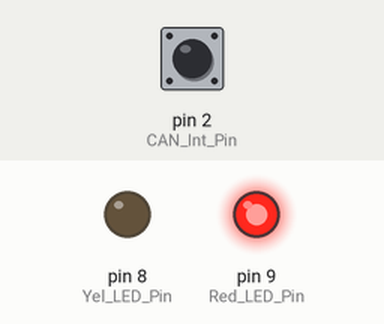
Recording of a sketch running on a simulated Arduino Nano, built with avr-gcc and run on an emulated ATmega328P. Parts: output pins drawn as LEDs (lit = HIGH). The inputs (shaded band) are chosen by the test bench; at power-on: pin 2 (CAN_Int_Pin) HIGH. What the sketch prints to the serial monitor is not drawn.

Above: at 0.1 s.
Timing chart, 0 to 1.6 s (numbered marks = the images above):
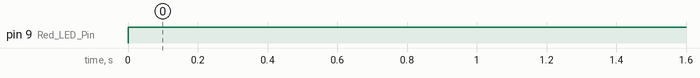

The sketch:

Soft_BMS_Master.ino
```cpp
//****************************************************
// BMS Master-Slave PIL
// Master Module
//
// v4, 04.03.2024
// + Arduino Nano
// + CAN Shield
//
//****************************************************

#include <SPI.h>
#include <mcp_can.h>

/*  Arduino pins    CAN Shield pins
         2          INT
        13          SCK
        12          S0
        11          SI
        10          CS
        Vcc         Vcc
        GND         GND
*/

#define CAN_Int_Pin 2       // pins for the CAN module
#define CAN_CS_Pin 10

// static const byte MCP2515_CS = 10 ;
// static const byte MCP2515_INT = 2 ;

MCP_CAN CAN(CAN_CS_Pin);

#define N_BATT 3

#define MasterID 0x100      // ID for Master
#define SlaveID1 0x101      // IDs for Slaves
#define SlaveID2 0x102
#define SlaveID3 0x103

byte Slave_ID[N_BATT] = {0x01, 0x02, 0x03};

// The structure of CAN frame
// {ID_Master, ID_Slave, Balancing, Time_HighByte, Time_LowByte, 0, 0, 0}
// Balancing = OFF => 0x55
// Balancing = ON => 0xAA
byte TxBuf[8] = {0x00, 0x00, 0x00, 0x00, 0x00, 0x00, 0x00, 0x00};
byte RxBuf[8];
long unsigned int RxID;
byte len = 0;

#define Yel_LED_Pin 8    // LEDs from the Master PCB
#define Red_LED_Pin 9

unsigned long int i = 0;
int CAN_Timeout = 1000;      // timeout for transmitting of CAN frames

#define SlaveStopBalance  0x00
#define SlaveStartBalance 0x01

int Cell_Bal[N_BATT];                // array for balancing states for all cells
int Cell_Volt[N_BATT];               // array for cells voltages
int Cell_Temp[N_BATT];               // array for cells temperatures
bool MaxViolation_Cell_Volt[N_BATT]; // array storing max voltage threshold violation state, 1:violated
bool MinViolation_Cell_Volt[N_BATT]; // array storing min voltage threshold violation state, 1:violated
bool MaxViolation_Cell_Temp[N_BATT]; // array storing max temperature threshold violation state, 1:violated
bool StateChange_Cell_Bal[N_BATT];   // array indicating changes in balancing requirement states, 1:required to change balancing state
int buff_Cell_Bal[N_BATT];           // buffer array for balancing states to send via CAN

byte j;

const int balance_diff = (int)(0.05*1000.0);
const int MAX_V = (int)(3.6*1000.0);
const int NOM_V = (int)(3.2*1000.0);
const int MIN_V = (int)(2.5*1000.0);
const int MAX_TEMP = 45;

static uint32_t Current_Time;
static uint32_t Last_Time;

bool initialized;

void setup (){
  // Initialize PINs
  pinMode(Yel_LED_Pin, OUTPUT); digitalWrite(Yel_LED_Pin, LOW);
  pinMode(Red_LED_Pin, OUTPUT); digitalWrite(Red_LED_Pin, LOW);

  Serial.begin(115200);

  // Initialize CAN bus at 500 kbps, 8 MHz
  while (CAN_OK != CAN.begin(MCP_ANY, CAN_500KBPS, MCP_8MHZ)){
    Serial.println("CAN bus initialization FAILED!");
    delay(100);
  }
  Serial.println("CAN bus initialization OK!");
  CAN.setMode(MCP_NORMAL);

  // Resetting monitoring and buffer variables
  for(j=0;j<N_BATT;j++){
    MaxViolation_Cell_Volt[j] = false;
    MinViolation_Cell_Volt[j] = false;
    MaxViolation_Cell_Temp[j] = false;
    StateChange_Cell_Bal[j] = false;
    buff_Cell_Bal[j] = 0x00;
    Cell_Bal[j] = 0;
    Cell_Volt[j] = 0;
    Cell_Temp[j] = 0;
  }

  Last_Time = millis();

  // BMS Master not yet receiving all data from BMS Slave
  initialized = false;

} // end setup()

void loop () {
  // Received CAN frames from Slave Nodes
  if (digitalRead(CAN_Int_Pin) == LOW){

    CAN.readMsgBuf(&RxID, len, RxBuf);

    // Data received from Cell 1
    if (RxID == 0x101){
      Cell_Bal[0] = RxBuf[0];
      Cell_Volt[0] = RxBuf[1] * 256 + RxBuf[2];
      Cell_Temp[0] = RxBuf[3];
    }

    // Data received from Cell 2
    if (RxID == 0x102){
      Cell_Bal[1] = RxBuf[0];
      Cell_Volt[1] = RxBuf[1] * 256 + RxBuf[2];
      Cell_Temp[1] = RxBuf[3];
    }

    // Data received from Cell 3
    if (RxID == 0x103){
      Cell_Bal[2] = RxBuf[0];
      Cell_Volt[2] = RxBuf[1] * 256 + RxBuf[2];
      Cell_Temp[2] = RxBuf[3];
    }

  } // end if(digitalRead(CAN_Int_Pin) == LOW)

  // check if all data from BMS Slave is received
  if(!initialized)
    initialized = checkInitialized(Cell_Volt, Cell_Temp);

  // check balancing condition for all cells only if all data from BMS Slave is received
  if(initialized)
    checkBalancingState(Cell_Bal, Cell_Volt);

  // check cell voltages and temperatures agains their threshold
  checkCellsThreshold(Cell_Volt, Cell_Temp, MAX_V, MIN_V, MAX_TEMP);

  // check if there's a cell voltage exceeding maximum voltage threshold
  if( MaxViolation_Cell_Volt[0] ||
      MaxViolation_Cell_Volt[1] ||
      MaxViolation_Cell_Volt[2] ) {
    digitalWrite(Yel_LED_Pin, HIGH);
  } else {
    digitalWrite(Yel_LED_Pin, LOW);
  }

  // check if there's a cell voltage exceeding minimum voltage threshold
  if( MinViolation_Cell_Volt[0] ||
      MinViolation_Cell_Volt[1] ||
      MinViolation_Cell_Volt[2] ) {
    digitalWrite(Red_LED_Pin, HIGH);
  } else {
    digitalWrite(Red_LED_Pin, LOW);
  }

  // check if there's a cell temperature exceeding maximum temperature threshold
  if( MaxViolation_Cell_Temp[0] ||
      MaxViolation_Cell_Temp[1] ||
      MaxViolation_Cell_Temp[2] ){
    /*
      action when one cell temperature exceeds the threshold
    */
  } else {
    /*
      action when not one cell temperature exceeds the threshold
    */
  }

  Current_Time = millis();

  // sending balancing state update if there's any
  if (Current_Time - Last_Time > CAN_Timeout) {
    sendInfoSerial(Cell_Bal, Cell_Volt, Cell_Temp, StateChange_Cell_Bal);
    for(j=0; j<N_BATT; j++){
      if( StateChange_Cell_Bal[j] ){
        TxBuf[0] = Slave_ID[j];
        TxBuf[1] = buff_Cell_Bal[j];
        CAN.sendMsgBuf(MasterID, 0, 8, TxBuf);
        StateChange_Cell_Bal[j] = false;
        Last_Time = Current_Time;
        delay(100);
      }
    }
  }
} // end loop()

bool checkInitialized(int voltages[N_BATT], int temp[N_BATT]){
  bool initialized = false;

  for(i=0; i<N_BATT; i++){
    if((voltages[i]!=0x00) && (temp[i]!=0x00))
      initialized = true;
    else{
      initialized = false;
      break;
    }
  }

  return initialized;
}

void sendInfoSerial(int balState[N_BATT], int voltages[N_BATT], int temp[N_BATT], bool stateChange[N_BATT]){
  Serial.println("BMS");

  Serial.print("Bal:");
  for (j=0; j<=N_BATT-1; j++)
  {
    Serial.print(balState[j]);
    if (j != N_BATT-1){
      Serial.print(",");
    }
  }
  Serial.println();

  Serial.print("Vol:");
  for (j=0; j<=N_BATT-1; j++)
  {
    Serial.print(voltages[j]);
    if (j != N_BATT-1){
      Serial.print(",");
    }
  }
  Serial.println();

  Serial.print("Tmp:");
  for (j=0; j<=N_BATT-1; j++)
  {
    Serial.print(temp[j]);
    if (j != N_BATT-1){
      Serial.print(",");
    }
  }
  Serial.println();

  Serial.print("StateChange:");
  for (j=0; j<=N_BATT-1; j++)
  {
    Serial.print(stateChange[j]);
    if (j != N_BATT-1){
      Serial.print(",");
    }
  }
  Serial.println();
}

void checkBalancingState(int balState[N_BATT], int voltages[N_BATT]){
  int mean_voltage = (int)(voltages[0]+voltages[1]+voltages[2])/N_BATT;

  for(j=0; j<N_BATT; j++){
    if( voltages[j]-mean_voltage > balance_diff ){
      if(balState[j]==SlaveStopBalance){
        buff_Cell_Bal[j] = SlaveStartBalance; // State to be updated 0x00->0x01
        StateChange_Cell_Bal[j] = true; // Balancing state needs to be updated
      } else if ((balState[j]==SlaveStartBalance) && (StateChange_Cell_Bal[j]==true)){
        buff_Cell_Bal[j] = SlaveStartBalance; // State not to be updated
        StateChange_Cell_Bal[j] = false; // Balancing state no need to be updated
      }
    } else {
      if(balState[j]==SlaveStartBalance){
        buff_Cell_Bal[j] = SlaveStopBalance; // State to be updated 0x01->0x00
        StateChange_Cell_Bal[j] = true; // Balancing state needs to be updated
      } else if((balState[j]==SlaveStopBalance) && (StateChange_Cell_Bal[j]==true)){
        buff_Cell_Bal[j] = SlaveStopBalance; // State not to be updated
        StateChange_Cell_Bal[j] = false; // Balancing state no need to be updated
      }
    }
  }
}

void checkCellsThreshold(int voltages[N_BATT], int temp[N_BATT], int max_v, int min_v, int max_temp){
  for(j=0; j<N_BATT; j++){
    // check cell voltages against the maximum threshold
    if( voltages[j] > max_v )
      MaxViolation_Cell_Volt[j] = true;
    else
      MaxViolation_Cell_Volt[j] = false;

    // check cell voltages against the minimum threshold
    if( voltages[j] < min_v )
      MinViolation_Cell_Volt[j] = true;
    else
      MinViolation_Cell_Volt[j] = false;

    // check cell temperatures against the maximum threshold
    if( temp[j] > max_temp )
      MaxViolation_Cell_Temp[j] = true;
    else
      MaxViolation_Cell_Temp[j] = false;
  }
}
```

Measured:
- by itself, pin 9 (Red_LED_Pin): LOW → HIGH at 0.00 s
